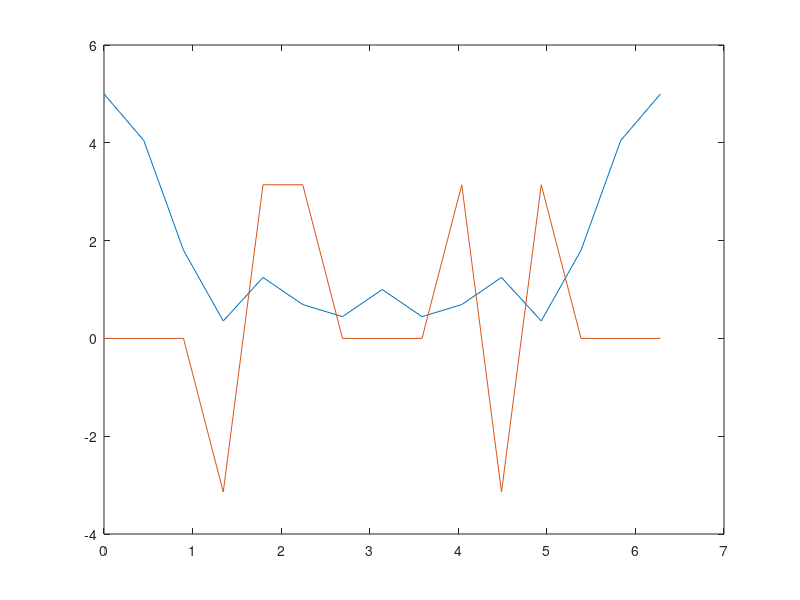

Write the MATLAB code that produced this figure.
x = [0,0,0,0,0,1,1,1,1,1,0,0,0,0,0]
n = [-7:1:7]
W = linspace(0, 2*pi, 15)

L=length(W);
clear XW;
for k=[1:1:L]
   XW(k) = x * exp (-j*n'*W(k)) ;
end

plot(W, abs(XW), W, angle(XW))
